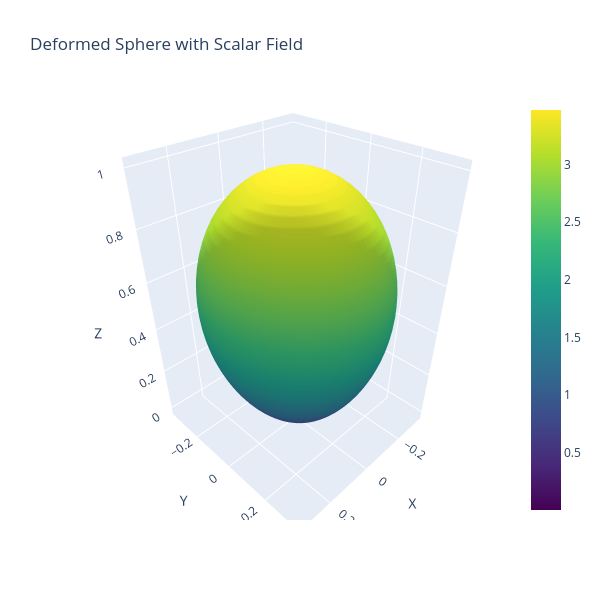

Source (notebook cell):
### Code cell
Ex = 0
Ey=1
T_matrix = Ts_xstretch[4,:,:]
A = isotropic_tmatrix.scattering_amplitudes_from_T_v2(theta_grid_i, phi_grid_i, theta_grid, phi_grid, T_matrix, k1, n_multipole)
S2 = np.reshape(A[:,0], (n + 1, n))
S3 = np.reshape(A[:,1], (n + 1, n))
S4 = np.reshape(A[:,2], (n + 1, n))
S1 = np.reshape(A[:,3], (n + 1, n))
Es_theta = S2 * Ex + S3 * Ey
Es_phi = S4 * Ex + S1 * Ey
Is = (np.abs(Es_theta) ** 2 + np.abs(Es_phi) ** 2)


# ----- 2. Scalar function -----
f = Is
f_norm = (f - f.min()) / (f.max() - f.min())

# ----- 3. Radius deformation -----
alpha = 0.3
r = f_norm

# ----- 4. Cartesian coordinates -----
x = r * np.sin(theta_grid) * np.cos(phi_grid)
y = r * np.sin(theta_grid) * np.sin(phi_grid)
z = r * np.cos(theta_grid)

# ----- 5. Plotly 3D surface -----
fig = go.Figure(data=[go.Surface(
    x=x,
    y=y,
    z=z,
    surfacecolor=f,
    colorscale='Viridis',
    showscale=True,
)])

fig.update_layout(
    title="Deformed Sphere with Scalar Field",
    width=600,
    height=600,
    scene=dict(
        xaxis=dict(title='X', visible=True),
        yaxis=dict(title='Y', visible=True),
        zaxis=dict(title='Z', visible=True),
        aspectmode='data'
    )
)

fig.show()

# # ----- 6. Extract X-Z slice at phi ≈ 0 -----
# phi0_idx = np.argmin(np.abs(phi_grid[:,0] - 0))
# x_slice = x[phi0_idx, :]
# z_slice = z[phi0_idx, :]
# f_slice = f[phi0_idx, :]

# # ----- 7. 2D plot of X-Z slice -----
# plt.figure(figsize=(6,6))
# plt.scatter(x_slice, z_slice, c=f_slice, cmap='viridis')
# plt.xlabel("X")
# plt.ylabel("Z")
# plt.title("X-Z Cross Section (phi = 0)")
# plt.axis('equal')
# plt.colorbar(label='f')
# plt.show()

### Figure 1 — Plotly figure (JSON) as saved in the notebook; plotly's stock layout.template omitted (floating-point values rounded to 4 significant figures; data arrays with more than 128 entries replaced by an {"elided": "..."} marker saying what was removed)
{"data": [{"colorscale": [[0, "#440154"], [0.1111, "#482878"], [0.2222, "#3e4989"], [0.3333, "#31688e"], [0.4444, "#26828e"], [0.5556, "#1f9e89"], [0.6667, "#35b779"], [0.7778, "#6ece58"], [0.8889, "#b5de2b"], [1, "#fde725"]], "showscale": true, "surfacecolor": {"elided": "101x100 float values"}, "type": "surface", "x": {"elided": "101x100 float values"}, "y": {"elided": "101x100 float values"}, "z": {"elided": "101x100 float values"}}], "layout": {"height": 600, "scene": {"aspectmode": "data", "xaxis": {"title": {"text": "X"}, "visible": true}, "yaxis": {"title": {"text": "Y"}, "visible": true}, "zaxis": {"title": {"text": "Z"}, "visible": true}}, "title": {"text": "Deformed Sphere with Scalar Field"}, "width": 600}}
